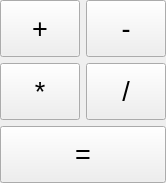
<?xml version="1.0" encoding="UTF-8"?>
<ui version="4.0">
 <class>Controls::Operators</class>
 <widget class="QWidget" name="Controls::Operators">
  <property name="geometry">
   <rect>
    <x>0</x>
    <y>0</y>
    <width>166</width>
    <height>183</height>
   </rect>
  </property>
  <property name="sizePolicy">
   <sizepolicy hsizetype="Expanding" vsizetype="Expanding">
    <horstretch>0</horstretch>
    <verstretch>0</verstretch>
   </sizepolicy>
  </property>
  <property name="windowTitle">
   <string>Form</string>
  </property>
  <layout class="QGridLayout" name="gridLayout" rowstretch="0,0,0" columnstretch="0,0">
   <property name="sizeConstraint">
    <enum>QLayout::SetNoConstraint</enum>
   </property>
   <property name="leftMargin">
    <number>0</number>
   </property>
   <property name="topMargin">
    <number>0</number>
   </property>
   <property name="rightMargin">
    <number>0</number>
   </property>
   <property name="bottomMargin">
    <number>0</number>
   </property>
   <item row="1" column="1">
    <widget class="QToolButton" name="buttonDivide">
     <property name="sizePolicy">
      <sizepolicy hsizetype="Expanding" vsizetype="Expanding">
       <horstretch>0</horstretch>
       <verstretch>0</verstretch>
      </sizepolicy>
     </property>
     <property name="font">
      <font>
       <pointsize>20</pointsize>
      </font>
     </property>
     <property name="text">
      <string>/</string>
     </property>
     <property name="shortcut">
      <string>/</string>
     </property>
    </widget>
   </item>
   <item row="1" column="0">
    <widget class="QToolButton" name="buttonTimes">
     <property name="sizePolicy">
      <sizepolicy hsizetype="Expanding" vsizetype="Expanding">
       <horstretch>0</horstretch>
       <verstretch>0</verstretch>
      </sizepolicy>
     </property>
     <property name="font">
      <font>
       <pointsize>20</pointsize>
      </font>
     </property>
     <property name="text">
      <string>*</string>
     </property>
     <property name="shortcut">
      <string>*</string>
     </property>
    </widget>
   </item>
   <item row="0" column="1">
    <widget class="QToolButton" name="buttonMinus">
     <property name="sizePolicy">
      <sizepolicy hsizetype="Expanding" vsizetype="Expanding">
       <horstretch>0</horstretch>
       <verstretch>0</verstretch>
      </sizepolicy>
     </property>
     <property name="font">
      <font>
       <pointsize>20</pointsize>
      </font>
     </property>
     <property name="text">
      <string>-</string>
     </property>
     <property name="shortcut">
      <string>-</string>
     </property>
    </widget>
   </item>
   <item row="0" column="0">
    <widget class="QToolButton" name="buttonPlus">
     <property name="sizePolicy">
      <sizepolicy hsizetype="Expanding" vsizetype="Expanding">
       <horstretch>0</horstretch>
       <verstretch>0</verstretch>
      </sizepolicy>
     </property>
     <property name="font">
      <font>
       <pointsize>20</pointsize>
      </font>
     </property>
     <property name="text">
      <string>+</string>
     </property>
     <property name="shortcut">
      <string>+</string>
     </property>
    </widget>
   </item>
   <item row="2" column="0" colspan="2">
    <widget class="QToolButton" name="buttonEquals">
     <property name="sizePolicy">
      <sizepolicy hsizetype="Expanding" vsizetype="Expanding">
       <horstretch>0</horstretch>
       <verstretch>0</verstretch>
      </sizepolicy>
     </property>
     <property name="font">
      <font>
       <pointsize>20</pointsize>
      </font>
     </property>
     <property name="text">
      <string>=</string>
     </property>
    </widget>
   </item>
  </layout>
 </widget>
 <resources/>
 <connections/>
</ui>
